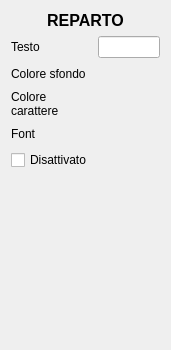
<?xml version="1.0" encoding="UTF-8"?>
<ui version="4.0">
 <class>dettagliReparto</class>
 <widget class="QWidget" name="dettagliReparto">
  <property name="geometry">
   <rect>
    <x>0</x>
    <y>0</y>
    <width>171</width>
    <height>350</height>
   </rect>
  </property>
  <property name="windowTitle">
   <string>Form</string>
  </property>
  <layout class="QGridLayout" name="gridLayout_2">
   <item row="0" column="0">
    <widget class="QLabel" name="label_2">
     <property name="font">
      <font>
       <pointsize>12</pointsize>
       <weight>75</weight>
       <bold>true</bold>
      </font>
     </property>
     <property name="text">
      <string>REPARTO</string>
     </property>
     <property name="alignment">
      <set>Qt::AlignCenter</set>
     </property>
    </widget>
   </item>
   <item row="1" column="0">
    <layout class="QGridLayout" name="gridLayout">
     <item row="3" column="2">
      <spacer name="horizontalSpacer_3">
       <property name="orientation">
        <enum>Qt::Horizontal</enum>
       </property>
       <property name="sizeHint" stdset="0">
        <size>
         <width>40</width>
         <height>20</height>
        </size>
       </property>
      </spacer>
     </item>
     <item row="1" column="2">
      <spacer name="horizontalSpacer">
       <property name="orientation">
        <enum>Qt::Horizontal</enum>
       </property>
       <property name="sizeHint" stdset="0">
        <size>
         <width>40</width>
         <height>20</height>
        </size>
       </property>
      </spacer>
     </item>
     <item row="2" column="2">
      <spacer name="horizontalSpacer_2">
       <property name="orientation">
        <enum>Qt::Horizontal</enum>
       </property>
       <property name="sizeHint" stdset="0">
        <size>
         <width>40</width>
         <height>20</height>
        </size>
       </property>
      </spacer>
     </item>
     <item row="0" column="0">
      <widget class="QLabel" name="label">
       <property name="text">
        <string>Testo</string>
       </property>
      </widget>
     </item>
     <item row="1" column="1">
      <widget class="QPictureButton" name="sfondoBtn" native="true">
       <property name="maximumSize">
        <size>
         <width>50</width>
         <height>50</height>
        </size>
       </property>
       <property name="toolTip">
        <string/>
       </property>
       <property name="whatsThis">
        <string/>
       </property>
       <property name="text" stdset="0">
        <string/>
       </property>
      </widget>
     </item>
     <item row="0" column="1" colspan="2">
      <widget class="QLineEdit" name="testoReparto"/>
     </item>
     <item row="2" column="0">
      <widget class="QLabel" name="label_5">
       <property name="text">
        <string>Colore carattere</string>
       </property>
       <property name="wordWrap">
        <bool>true</bool>
       </property>
      </widget>
     </item>
     <item row="2" column="1">
      <widget class="QPictureButton" name="carattereBtn" native="true">
       <property name="maximumSize">
        <size>
         <width>50</width>
         <height>50</height>
        </size>
       </property>
       <property name="toolTip">
        <string/>
       </property>
       <property name="whatsThis">
        <string/>
       </property>
       <property name="text" stdset="0">
        <string/>
       </property>
      </widget>
     </item>
     <item row="3" column="0">
      <widget class="QLabel" name="label_4">
       <property name="text">
        <string>Font</string>
       </property>
      </widget>
     </item>
     <item row="3" column="1">
      <widget class="QPictureButton" name="fontBtn" native="true">
       <property name="maximumSize">
        <size>
         <width>50</width>
         <height>50</height>
        </size>
       </property>
       <property name="toolTip">
        <string/>
       </property>
       <property name="whatsThis">
        <string/>
       </property>
       <property name="text" stdset="0">
        <string>abc</string>
       </property>
      </widget>
     </item>
     <item row="1" column="0">
      <widget class="QLabel" name="label_3">
       <property name="text">
        <string>Colore sfondo</string>
       </property>
       <property name="wordWrap">
        <bool>true</bool>
       </property>
      </widget>
     </item>
     <item row="4" column="0">
      <widget class="QCheckBox" name="disattivaFlag">
       <property name="text">
        <string>Disattivato</string>
       </property>
      </widget>
     </item>
     <item row="4" column="1">
      <spacer name="horizontalSpacer_4">
       <property name="orientation">
        <enum>Qt::Horizontal</enum>
       </property>
       <property name="sizeHint" stdset="0">
        <size>
         <width>40</width>
         <height>20</height>
        </size>
       </property>
      </spacer>
     </item>
     <item row="4" column="2">
      <spacer name="horizontalSpacer_5">
       <property name="orientation">
        <enum>Qt::Horizontal</enum>
       </property>
       <property name="sizeHint" stdset="0">
        <size>
         <width>40</width>
         <height>20</height>
        </size>
       </property>
      </spacer>
     </item>
    </layout>
   </item>
   <item row="2" column="0">
    <spacer name="verticalSpacer">
     <property name="orientation">
      <enum>Qt::Vertical</enum>
     </property>
     <property name="sizeHint" stdset="0">
      <size>
       <width>20</width>
       <height>128</height>
      </size>
     </property>
    </spacer>
   </item>
  </layout>
 </widget>
 <customwidgets>
  <customwidget>
   <class>QPictureButton</class>
   <extends>QWidget</extends>
   <header>QPictureButton.h</header>
  </customwidget>
 </customwidgets>
 <resources/>
 <connections/>
 <slots>
  <slot>testoChanged(QString)</slot>
  <slot>returnOK()</slot>
 </slots>
</ui>
